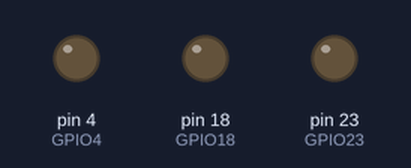
A sketch run on a simulated Arduino Mega 2560, built with avr-gcc and run on an emulated ATmega2560. Shown: output pins drawn as LEDs (lit = HIGH).

Above: at 0.05 s.
At 2.65 s:
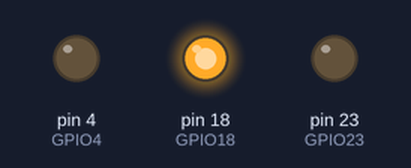
At 5.4 s:
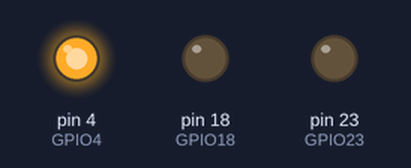
At 9.85 s:
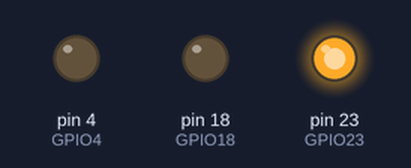
Timing chart, 0 to 15.3 s (numbered marks = the images above):
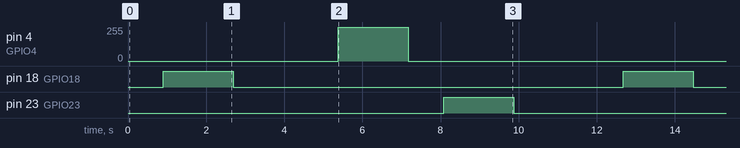

The sketch:

Fade_In_Fade_Out.ino
```cpp
// Digital pins with PWM for the LEDS
  const int GPIO18 = 18;
  const int GPIO4 = 4;
  const int GPIO23 = 23;
  const int GPIO14 = 14;

  int brightness = 0;

  void setup()
  {
    // We define the digital pins as outputs, except gpio14
    pinMode(GPIO18, OUTPUT);
    pinMode(GPIO4, OUTPUT);
    pinMode(GPIO23, OUTPUT);
    pinMode(GPIO14, INPUT);
  }

  void loop()
  {
    // Efect FADE-IN GPIO18
    for(brightness=0; brightness < 256; brightness++)
    {
      analogWrite(GPIO18, brightness);
      delay(7);
    }
    // Efect FADE_OUT GPIO18
    for(brightness=255; brightness >=0; brightness--)
    {
      analogWrite(GPIO18, brightness);
      delay(7);
    }

    // Efect FADE-IN GPIO4
    for(brightness=0; brightness < 256; brightness++)
    {
      analogWrite(GPIO4, brightness);
      delay(7);
    }
    // Efect FADE_OUT GPIO4
    for(brightness=255; brightness >=0; brightness--)
    {
      analogWrite(GPIO4, brightness);
      delay(7);
    }

    // Efect FADE-IN GPIO23
    for(brightness=0; brightness < 256; brightness++)
    {
      analogWrite(GPIO23, brightness);
      delay(7);
    }
    // Efect FADE_OUT GPIO23
    for(brightness=255; brightness >=0; brightness--)
    {
      analogWrite(GPIO23, brightness);
      delay(7);
    }

    delay(1000);
  }
```

Measured:
- by itself, pin 4 (GPIO4): repeats every 11.8 s: 0/255 10.0 s, 255/255 1.8 s
- by itself, pin 18 (GPIO18), pin 23 (GPIO23): alternates HIGH for 1.8 s and LOW for 10.0 s
